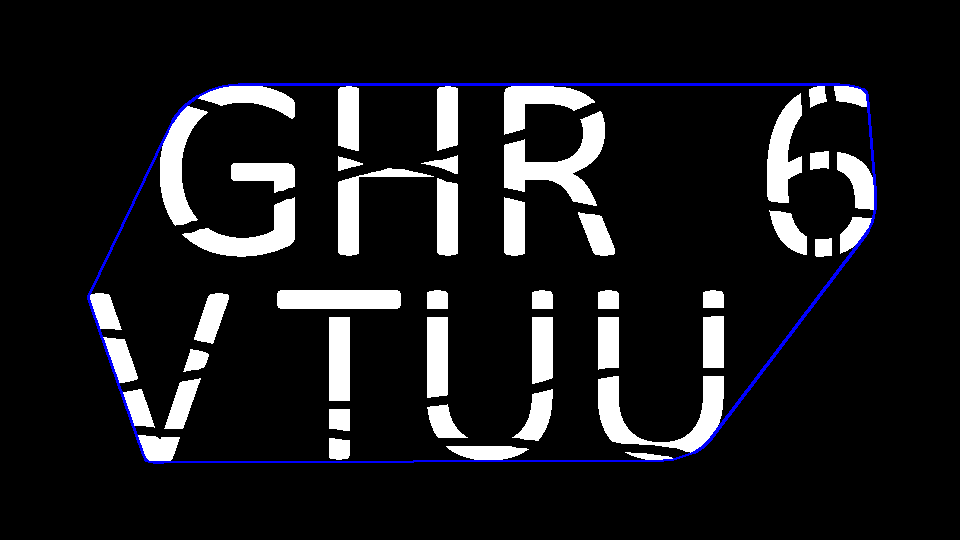

The Python source for this figure:
from PIL import Image, ImageDraw

def find_convex_hull(points):
    if len(points) <= 2:
        return points

    def find_first_point():
        first_point = points[0]
        for point in points:
            if (point[0] < first_point[0]) or \
               (point[0] == first_point[0] and point[1] < first_point[1]):
                first_point = point
        return first_point

    def find_next_point(base_point):
        curr_point = None
        for p in points:
            if p != base_point:
                curr_point = p
                break
        
        if curr_point is None:
            return base_point

        curr_point_x_delta = curr_point[0] - base_point[0]
        curr_point_y_delta = curr_point[1] - base_point[1]
        
        for point in points:
            if point == base_point:
                continue

            point_x_delta = point[0] - base_point[0]
            point_y_delta = point[1] - base_point[1]

            val = point_y_delta * curr_point_x_delta - curr_point_y_delta * point_x_delta

            if val > 0:
                curr_point = point
                curr_point_x_delta = point_x_delta
                curr_point_y_delta = point_y_delta
            elif val == 0:
                dist_curr_sq = curr_point_x_delta**2 + curr_point_y_delta**2
                dist_new_sq = point_x_delta**2 + point_y_delta**2
                if dist_new_sq > dist_curr_sq:
                    curr_point = point
                    curr_point_x_delta = point_x_delta
                    curr_point_y_delta = point_y_delta
        
        return curr_point

    start_point = find_first_point()
    convex_hull = [start_point]
    current_point = start_point

    while True:
        next_point = find_next_point(current_point)
        if next_point == start_point:
            break 
        convex_hull.append(next_point)
        current_point = next_point
    
    return convex_hull

def get_pixels_coords(filename):
    pixel_coords = []
    with open(filename, "r", encoding="utf-8") as file:
        lines = file.readlines()
        for line in lines:
            line = line.strip()
            if line:
                coordinates = line.split(" ")
                pixel_coords.append((int(coordinates[0]), int(coordinates[1])))
    return pixel_coords

def set_pixels(pixels, coordinates, color, height, width):
    for pixel_coord in coordinates:
        x = pixel_coord[0]
        y = height - pixel_coord[1]
        if 0 <= x < width and 0 <= y < height:
            pixels[x, y] = color

def draw_hull_lines(img, hull_points, color, width=3):
    draw = ImageDraw.Draw(img)
    img_width, img_height = img.size
    
    draw_points = []
    for p in hull_points:
        draw_points.append((p[0], img_height - p[1]))
    
    if len(draw_points) > 0:
        draw_points.append(draw_points[0])
    
    draw.line(draw_points, fill=color, width=width, joint="curve")


if __name__ == "__main__":
    width = 960
    height = 540

    pixels_filename = "points.txt"
    image_filename = "lab_3.png"

    pixel_coords = get_pixels_coords(pixels_filename)

    convex_hull = find_convex_hull(pixel_coords)

    img = Image.new("RGB", (width, height), color="black")
    pixels = img.load()

    set_pixels(pixels, pixel_coords, (255, 255, 255), height, width)

    draw_hull_lines(img, convex_hull, (0, 0, 255), width=3)

    img.save(image_filename)
    print("Зображення створено!")
